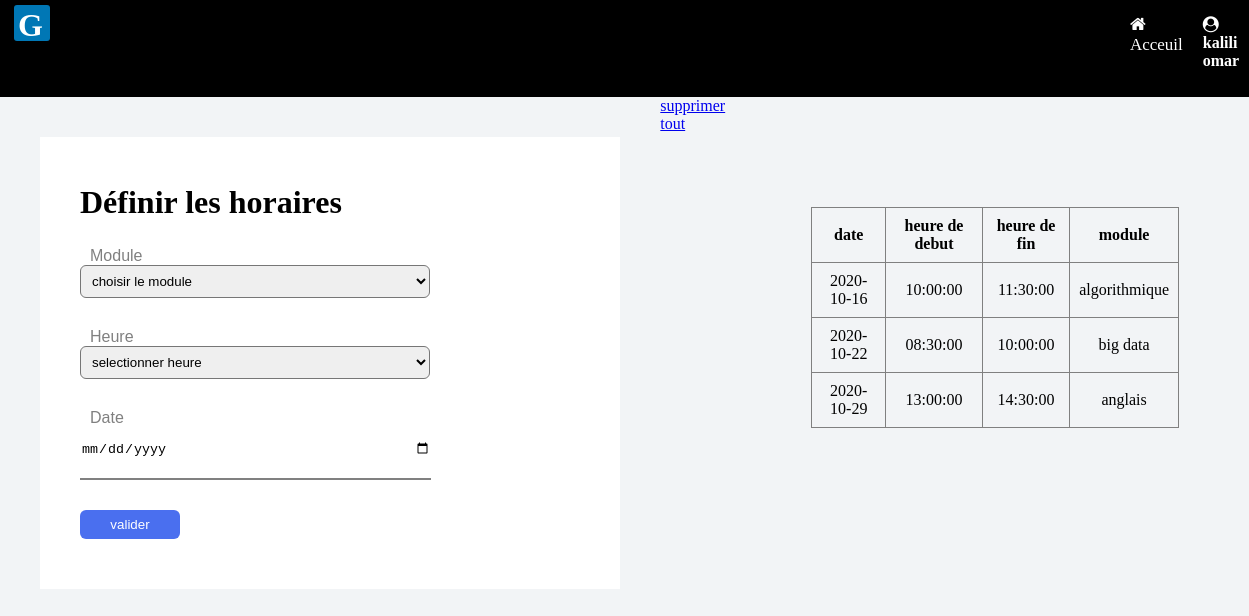
Page /proposer.php?ide=ET45611 on the committed database.
### tables this page shows
CREATE TABLE `etudiant` (
  `num_ins` int(11) NOT NULL,
  `nome` varchar(45) NOT NULL,
  `prenome` varchar(45) NOT NULL,
  `N_Tele` int(11) NOT NULL,
  `emaile` varchar(100) NOT NULL,
  `idG` int(11) DEFAULT NULL,
  `id_l` int(11) DEFAULT NULL,
  `identifiant` char(7) DEFAULT NULL
);

CREATE TABLE `module` (
  `id_module` int(11) NOT NULL,
  `nom_module` varchar(45) NOT NULL,
  `id_e` char(4) DEFAULT NULL,
  `id_n` int(11) NOT NULL,
  `id_h` int(11) NOT NULL DEFAULT 0,
  `id_p` int(11) DEFAULT NULL
);

CREATE TABLE `periode_examen` (
  `id_p` int(11) NOT NULL,
  `heure_debut` time NOT NULL DEFAULT current_timestamp(),
  `heure_fin` time NOT NULL,
  `date_p` date NOT NULL
);

### proposer.php (the view, shortened to what this page needs)
<!DOCTYPE html>
<html>
<head>
	<link rel="stylesheet" type="text/css" href="h.css">
<link rel="stylesheet" type="text/css" href="o.css">
<link rel="stylesheet" href="https://maxcdn.bootstrapcdn.com/font-awesome/4.7.0/css/font-awesome.min.css">
<link rel="stylesheet" href="ty.css">
<link rel="stylesheet" href="ze1.css">
<link rel="stylesheet" href="pA.css">
</head>
<body>
	<?php
	if (isset($_GET['ide'])) {
?>
	<div class="oy">
		<div class="G">
			 <h1>G</h1>
	  </div>
		<div class="iop" style="margin-left: 1070px">
			<a href="home.php" ><i class="fa fa-home"></i> Acceuil</a>
		<?php
      require_once 'model.php';
 $q=$bd->query("SELECT * FROM etudiant INNER JOIN groupe ON groupe.idG = etudiant.idG INNER JOIN section ON section.id_section = groupe.id_section INNER JOIN niveau_de_formation ON niveau_de_formation.id_n = section.id_n WHERE identifiant='". $_GET['ide']."'");
$t=$q->fetch();
		 ?>	<h4 style="margin-top: 11px;margin-left: 10px;"><i class="fa fa-user-circle"></i> <?php echo $t['nome']." ".$t['prenome']; ?></h4>
 			</div>
</div>
<div class="tt" style="color:black;">
<div class="op">
<div class="w" style="left:20px;">
	<h2>
		Définir les horaires
	</h2>
  <form method="post" action="proposer.php?ide=<?php echo $_GET['ide'];?>">
<label>Module</label>
<select name="m" required>
		<option>choisir le module</option>
</select>
<label>heure </label>
<select name="hd"  required>
		<option value="">selectionner heure</option>
		</select>
<label>date </label>
<input type="date" name="d" required>
<input style="color:white;" type="submit" name="submit" value="valider">
  </form>
</div>
</div>
<a href="supp1.php?idn=<?php echo $t['id_n']."&ide=".$_GET['ide'];?> ">supprimer tout</a>
<?php
  require_once 'kjh.php';
 ?>
</div>
<?php
	}
	else {
		 header("Location:home.php?d=2");
	}
	?>
</body>
</html>

### kjh.php (shortened to what this page needs)
<!DOCTYPE html>
<html>
<head>
</head>
<body>
<div class="tru">
 <table border="1">
<?php
 $q=$bd->query("SELECT * FROM `module` INNER JOIN periode_examen on module.id_p=periode_examen.id_p WHERE `id_n`=
'". $t['id_n']."'");
if ($q->rowCount()!=0) {
	?>
	<tr>
						<th>date</th>
						<th>heure de debut</th>
						<th>heure de fin</th>
						<th>module</th>
	</tr>
	<?php
while ($aze=$q->fetch()) {
?>
<tr>
 <td> <?php echo $aze['date_p']; ?></td>
	 <td> <?php echo $aze['heure_debut']; ?></td>
		 <td> <?php echo $aze['heure_fin']; ?></td>
			 <td> <?php echo $aze['nom_module']; ?></td>
</tr>
<?php
}
}
?>
 </table>
</div>
</body>
</html>

### h.css (style rules this page uses)
body { color: white; margin: 0; background-image: linear-gradient(rgb(0,0,0),rgba(0,0,0,0.6), rgb(0,0,0)) ,url("Capture.JPG"); background-size: cover; }
html { width: 100%; height: 100%; }
.G { height: 40px; color: white; border-radius: 3px; background-color: #0077b5; }
.G h1 { margin-bottom: 0; margin-top: 2px; margin-left: 4px; margin-right:7px; }

### o.css (style rules this page uses)
body { margin: 0; background-color: #f2f4f6; background-image: none; }
.G { height: 36px; margin-left:14px; width: 40px; }
.iop { margin-left: 80px; display: flex; j }
.iop a,.iop button { background-color: black; color: white; border: none; text-decoration: none; font-size: 17px; margin-bottom: 0; padding: 10px; }
.oy { display: flex; padding-top: 5px; padding-bottom: 6px; margin: 0; background-color:black; }

### ty.css (style rules this page uses)
body { margin: 0; background-color: #f2f4f6; background-image: none; }
.tt { display: flex; }
.tru { margin: 70px; }

### ze1.css (style rules this page uses)
.w { position: relative; left:150px; }
.op h2 { font-size: 2em; }
.op { background-color: white; padding: 20px; margin: 40px; width:50%; }
label { text-transform: capitalize; color: gray; font-size: 16px; font-family: 'Poppins', sans-serif; margin-left: 10px; }
select { padding: 7px; border-radius: 6px; }
::placeholder { color: black; font-size: 17px; }
input { transition: border 4s; margin-top: 5px; padding-bottom:20px; border: none; padding-top: 8px; border-bottom: 2px solid gray; }
input,select { display: block; width: 350px; margin-bottom: 30px; }
input[type='submit'] { padding: 7px; margin-right: 10px; color: white; border-radius: 6px; background-color: #4a6fef; border: none; width: 100px; }

### pA.css (style rules this page uses)
table { margin-top: 40px; width: 100%; text-align: center; border-collapse: collapse; }
th,td { padding: 9px; }

### rows in the picture
etudiant: nome "kalili", prenome "omar"
module: id_p.date_p "2020-10-16", id_p.heure_debut "10:00:00", id_p.heure_fin "11:30:00", nom_module "algorithmique"
module: id_p.date_p "2020-10-22", id_p.heure_debut "08:30:00", id_p.heure_fin "10:00:00", nom_module "big data"
module: id_p.date_p "2020-10-29", id_p.heure_debut "13:00:00", id_p.heure_fin "14:30:00", nom_module "anglais"
